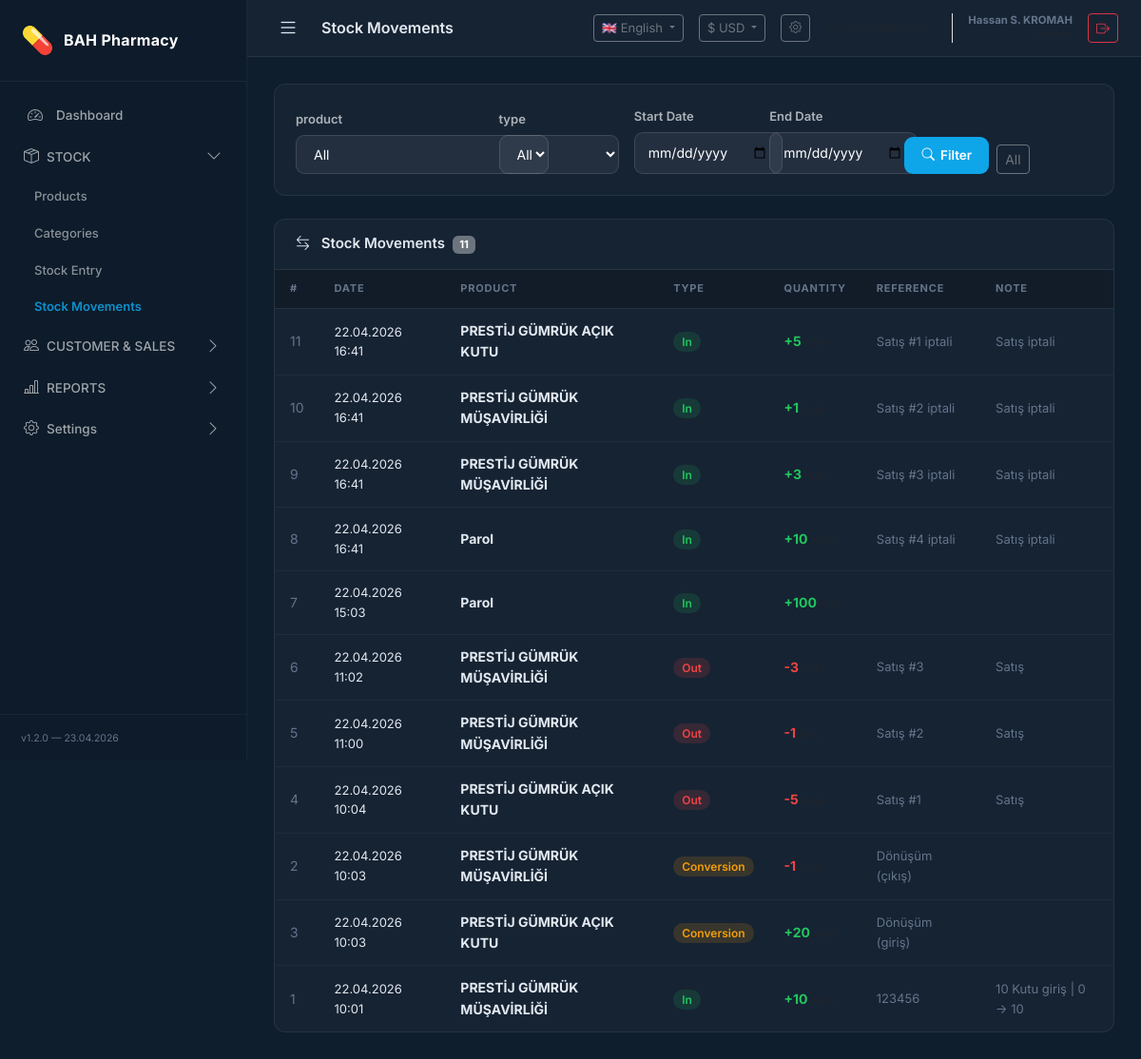
/modules/stock/movements.php (signed in), run on the app's committed database.
### tables this page shows
CREATE TABLE `currencies` (
  `id` int(10) unsigned NOT NULL AUTO_INCREMENT,
  `code` varchar(10) NOT NULL,
  `symbol` varchar(10) NOT NULL,
  `name` varchar(100) NOT NULL,
  `position` enum('before','after') DEFAULT 'before',
  `decimal_sep` varchar(5) DEFAULT '.',
  `thousand_sep` varchar(5) DEFAULT ',',
  `is_active` tinyint(1) DEFAULT 1,
  `created_at` datetime DEFAULT current_timestamp(),
  `current_rate` decimal(16,6) DEFAULT NULL,
  `rate_date` date DEFAULT NULL,
  `is_default` tinyint(1) DEFAULT 0,
  PRIMARY KEY (`id`),
  UNIQUE KEY `code` (`code`)
);

CREATE TABLE `stock_movements` (
  `id` int(10) unsigned NOT NULL AUTO_INCREMENT,
  `product_id` int(10) unsigned NOT NULL,
  `type` enum('in','out','convert','adjust') NOT NULL COMMENT 'Giriş/Çıkış/Dönüşüm/Düzeltme',
  `quantity` int(11) NOT NULL COMMENT 'Pozitif veya negatif olabilir',
  `reference` varchar(100) DEFAULT NULL COMMENT 'Satış ID veya sebep',
  `note` text DEFAULT NULL,
  `created_at` datetime DEFAULT current_timestamp(),
  PRIMARY KEY (`id`),
  KEY `product_id` (`product_id`),
  CONSTRAINT `stock_movements_ibfk_1` FOREIGN KEY (`product_id`) REFERENCES `products` (`id`) ON DELETE CASCADE
);

CREATE TABLE `products` (
  `id` int(10) unsigned NOT NULL AUTO_INCREMENT,
  `barcode` varchar(100) DEFAULT NULL,
  `sku` varchar(100) DEFAULT NULL,
  `name` varchar(255) NOT NULL,
  `dosage_form` varchar(100) DEFAULT NULL COMMENT 'Tablet, Şurup, Ampul vb.',
  `category_id` int(10) unsigned DEFAULT NULL,
  `purchase_price` decimal(10,2) NOT NULL DEFAULT 0.00,
  `sale_price` decimal(10,2) NOT NULL DEFAULT 0.00,
  `critical_stock` int(10) unsigned NOT NULL DEFAULT 5,
  `stock_quantity` int(11) NOT NULL DEFAULT 0,
  `unit` varchar(50) DEFAULT 'Kutu' COMMENT 'Kutu, Adet vb.',
  `currency` varchar(10) DEFAULT 'USD',
  `image` varchar(255) DEFAULT NULL,
  `is_active` tinyint(1) NOT NULL DEFAULT 1,
  `created_at` datetime DEFAULT current_timestamp(),
  `updated_at` datetime DEFAULT current_timestamp() ON UPDATE current_timestamp(),
  `image_url` varchar(255) DEFAULT NULL,
  PRIMARY KEY (`id`),
  UNIQUE KEY `barcode` (`barcode`),
  KEY `category_id` (`category_id`),
  CONSTRAINT `products_ibfk_1` FOREIGN KEY (`category_id`) REFERENCES `categories` (`id`) ON DELETE SET NULL
);

### modules/stock/movements.php (the view, shortened to what the rows shown need)
<?php
$pdo = Database::getInstance();
$where = ['1=1'];
$params = [];
$whereStr = implode(' AND ', $where);
$stmt = $pdo->prepare("
    SELECT sm.*, p.name as product_name, p.unit
    FROM stock_movements sm
    JOIN products p ON sm.product_id = p.id
    WHERE {$whereStr}
    ORDER BY sm.created_at DESC
    LIMIT 200
");
$stmt->execute($params);
$movements = $stmt->fetchAll();
$typeLabels = [
    'in' => [__('movement_in'), 'badge-stock-ok'],
    'out' => [__('movement_out'), 'badge-stock-out'],
    'adjust' => [__('movement_adjust'), 'badge-stock-low'],
    'convert' => [__('movement_convert'), 'badge-stock-low']
];
require_once dirname(__DIR__, 2) . '/core/layout_header.php';
?>
<div class="panel">
    <div class="table-responsive">
        <table class="table-dark-custom">
            <thead>
                <tr>
                    <th>#</th>
                    <th>
                        <?= __('date') ?>
                    </th>
                    <th>
                        <?= __('product') ?>
                    </th>
                    <th>
                        <?= __('type') ?>
                    </th>
                    <th>
                        <?= __('quantity') ?>
                    </th>
                    <th>
                        <?= __('reference') ?>
                    </th>
                    <th>
                        <?= __('note') ?>
                    </th>
                </tr>
            </thead>
            <tbody>
                <?php if (empty($movements)): ?>
                    <tr>
                        <td colspan="7" class="text-center py-5 text-muted">
                            <i class="bi bi-inbox" style="font-size:32px;display:block;margin-bottom:8px;"></i>
                            <?= __('no_data') ?>
                        </td>
                    </tr>
                <?php else: ?>
                    <?php foreach ($movements as $m):
                        [$label, $cls] = $typeLabels[$m['type']] ?? [$m['type'], 'badge-stock-low'];
                        $sign = $m['quantity'] >= 0 ? '+' : '';
                        ?>
                        <tr>
                            <td style="color:var(--text-muted);">
                                <?= $m['id'] ?>
                            </td>
                            <td style="font-size:13px;">
                                <?= date('d.m.Y H:i', strtotime($m['created_at'])) ?>
                            </td>
                            <td><strong>
                                    <?= e($m['product_name']) ?>
                                </strong></td>
                            <td><span class="<?= $cls ?>">
                                    <?= $label ?>
                                </span></td>
                            <td>
                                <strong style="color:<?= $m['quantity'] > 0 ? 'var(--success)' : 'var(--danger)' ?>;">
                                    <?= $sign . (int) $m['quantity'] ?>
                                </strong>
                                <span class="text-muted" style="font-size:11px;">
                                </span>
                            </td>
                            <td style="font-size:13px;color:var(--text-muted);">
                                <?= e($m['reference'] ?? '—') ?>
                            </td>
                            <td style="font-size:13px;color:var(--text-muted);">
                                <?= e($m['note'] ?? '—') ?>
                            </td>
                        </tr>
                    <?php endforeach; ?>
                <?php endif; ?>
            </tbody>
        </table>
    </div>
</div>
<?php require_once dirname(__DIR__, 2) . '/core/layout_footer.php'; ?>

### core/layout_header.php (shortened to what the rows shown need)
<?php
$curLang = getCurrentLang();
$curCur = getCurrentCurrency();
$curInfo = getCurrencyInfo();
?>
<!DOCTYPE html>
<html lang="<?= $curLang ?>">
<head>
    <link rel="stylesheet" href="https://cdn.jsdelivr.net/npm/bootstrap@5.3.3/dist/css/bootstrap.min.css">
    <link rel="stylesheet" href="https://cdn.jsdelivr.net/npm/bootstrap-icons@1.11.3/font/bootstrap-icons.min.css">
    <link rel="stylesheet" href="<?= BASE_URL ?>/public/assets/css/app.css">
</head>
<body>
    <div class="wrapper">
        <div id="content">
            <div class="topbar">
                <div class="topbar-right d-flex align-items-center gap-3">
                    <div class="dropdown">
                        <button class="btn btn-sm btn-outline-secondary dropdown-toggle" type="button"
                            data-bs-toggle="dropdown" style="font-size:13px;">
                            <?= $curInfo['symbol'] ?> <?= $curCur ?>
                        </button>
                    </div>
                </div>
            </div>
            <div class="page-content">

### data on the page
currencies: symbol "$"
stock_movements: id "11", created_at "22.04.2026 16:41", product.name "PRESTİJ GÜMRÜK AÇIK KUTU", label "In", quantity "+", quantity "5", reference "Satış #1 iptali", note "Satış iptali"
stock_movements: id "10", created_at "22.04.2026 16:41", product.name "PRESTİJ GÜMRÜK MÜŞAVİRLİĞİ", label "In", quantity "+", quantity "1", reference "Satış #2 iptali", note "Satış iptali"
stock_movements: id "9", created_at "22.04.2026 16:41", product.name "PRESTİJ GÜMRÜK MÜŞAVİRLİĞİ", label "In", quantity "+", quantity "3", reference "Satış #3 iptali", note "Satış iptali"
stock_movements: id "8", created_at "22.04.2026 16:41", product.name "Parol", label "In", quantity "+", quantity "10", reference "Satış #4 iptali", note "Satış iptali"
stock_movements: id "7", created_at "22.04.2026 15:03", product.name "Parol", label "In", quantity "+", quantity "100"
stock_movements: id "6", created_at "22.04.2026 11:02", product.name "PRESTİJ GÜMRÜK MÜŞAVİRLİĞİ", label "Out", quantity "-3", reference "Satış #3", note "Satış"
stock_movements: id "5", created_at "22.04.2026 11:00", product.name "PRESTİJ GÜMRÜK MÜŞAVİRLİĞİ", label "Out", quantity "-1", reference "Satış #2", note "Satış"
stock_movements: id "4", created_at "22.04.2026 10:04", product.name "PRESTİJ GÜMRÜK AÇIK KUTU", label "Out", quantity "-5", reference "Satış #1", note "Satış"
stock_movements: id "2", created_at "22.04.2026 10:03", product.name "PRESTİJ GÜMRÜK MÜŞAVİRLİĞİ", label "Conversion", quantity "-1", reference "Dönüşüm (çıkış)"
stock_movements: id "3", created_at "22.04.2026 10:03", product.name "PRESTİJ GÜMRÜK AÇIK KUTU", label "Conversion", quantity "+", quantity "20", reference "Dönüşüm (giriş)"
stock_movements: id "1", created_at "22.04.2026 10:01", product.name "PRESTİJ GÜMRÜK MÜŞAVİRLİĞİ", label "In", quantity "+", quantity "10", reference "123456", note "10 Kutu giriş | 0 → 10"

### other printed values
__('app_name') "BAH Pharmacy"
__('dashboard') "Dashboard"
__('menu_stock') "STOCK"
__('products') "Products"
__('categories') "Categories"
__('stock_entry') "Stock Entry"
__('stock_movements') "Stock Movements"
__('menu_customer_sales') "CUSTOMER & SALES"
__('menu_reports') "REPORTS"
__('settings') "Settings"
$pageTitle "Stock Movements"
$curFlag "🇬🇧"
$langMeta[$curLang]['name'] "English"
$curCur "USD"
$_SESSION['user_name'] "Hassan S. KROMAH"
